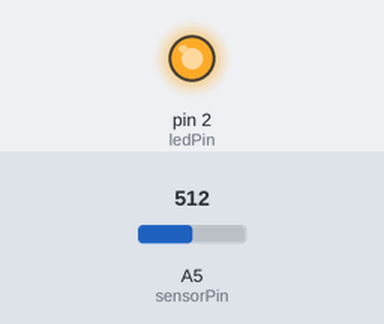
Recording of a sketch running on a simulated Arduino Uno, built with avr-gcc and run on an emulated ATmega328P. On the bench: output pins drawn as LEDs (lit = HIGH). The inputs (shaded band) are chosen by the test bench; at power-on: A5 (sensorPin) = 512. What the sketch prints to the serial monitor is not drawn.

Above: at 0.1 s.
Timing chart, 0 to 1.6 s (numbered marks = the images above):
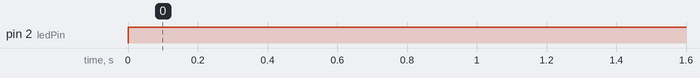

The sketch:

led_sound_poc.ino
```cpp
#include "LED.h"
#include "SoundSensor.h"

/*
 * Global scope initialization
 */
// create an LED at pin 2
int ledPin = 2;
int bufferCap = 350;
int bufferThreshPct = 1;
int sensorPin = A5;
LED led(ledPin);
SoundSensor sensor(sensorPin, bufferThreshPct, bufferCap);
bool calibrated = false;
unsigned long currTime;
unsigned long prevTime;
const unsigned long STORAGE_PERIOD = 28.5714; // Have a max bufferCap of 350, want to refill entire buffer every 10 seconds, so 10/350 = about 29ms per storage
int numStored = 0;

void setup() {
  Serial.begin(9600);
}

// Add a sound and remove the oldest one if full
void storeNewSound() {
  int full = sensor.addSound();
  numStored++;
  if (numStored % bufferCap == 0)
    sensor.printBufferInfo(true);
  if (full) {
    sensor.rmSound();
  }
}

bool activateLed(int upper, int lower) {
  // TODO: Investiage if <=lower is valid (logically speaking)
  return (sensor.getVal() >= upper || sensor.getVal() <= lower);
}

void loop() {
//  sensor.printBufferInfo(false);
// TODO: create a proper calibration function

//  if (!calibrated) {
//    // calibrate sensor
//    do {
//      full = sensor.addSound();
//    } while (!full || sensor.getBufferSize() < 50);
//    sensor.rmSound();
//    sensor.printBufferInfo(false);
//    calibrated = true;
//  }

  // must read value first now
  sensor.readVal();

  // add value to buffer
  // TODO: Only add value to buffer randomly after 'n' reads (maybe timing with millis? Quite random)
  if (sensor.getBufferSize() == 0) {
    storeNewSound();
    prevTime = millis();
  } else {
    currTime = millis();
    if (currTime - prevTime >= STORAGE_PERIOD){
      storeNewSound();
      prevTime = currTime;
    }

  }

  // covert the threshold pct to an index based on current size
  sensor.convertThreshToIdx();
  int lower = sensor.getLowerThreshVal();
  int upper = sensor.getUpperThreshVal(sensor.getBufferSize());

//  Serial.println(upper);
//  Serial.println(lower);

  // turn on the led if in the buffer top percentile zone, else keep off
  if (activateLed(upper, lower))
    led.on();
  else
    led.off();
}
```

LED.cpp
```cpp
#include "LED.h"

LED::LED(int pin) {
  pin_ = pin;
  state_ = LOW;
  pinMode(pin, OUTPUT);
}

void LED::on() {
  state_ = HIGH;
  digitalWrite(pin_, state_);
}

void LED::off() {
  state_ = LOW;
  digitalWrite(pin_, state_);
}

int LED::getState() {
  return state_;
}
```

LED.h
```cpp
#ifndef LED_h
#define LED_h

#include <Arduino.h>

class LED {
  private:
    int pin_;
    unsigned char state_;

  public:
    LED(int pin);
    void on();
    void off();
    int getState();
};

#endif
```

SoundSensor.cpp
```cpp
#include "SoundSensor.h"

SoundSensor::SoundSensor(int pin, int threshPct, int bufferCap): soundBuffer_(bufferCap), soundBufferSorted_(bufferCap) {
  pin_ = pin;
  threshPct_ = threshPct;
  bufferCapacity_ = bufferCap;
}

void SoundSensor::printBufferInfo(bool debug) {
  Serial.print("Buffer capacity: ");
  Serial.println(soundBuffer_.capacity_);
  Serial.print("Buffer size: ");
  Serial.println(soundBuffer_.size());

  Serial.print("Buffer sorted capacity: ");
  Serial.println(soundBufferSorted_.capacity());
  Serial.print("Buffer sorted size: ");
  Serial.println(soundBufferSorted_.size());

  if (debug) {
    if (soundBufferSorted_.size() < 50) {
      Serial.println("Buffer sorted full 50: ");
      soundBufferSorted_.printList(0, soundBufferSorted_.size());
      Serial.println("BufferQ full 50: ");
      soundBuffer_.printQ(0, soundBufferSorted_.size());
    } else {
      Serial.println("Buffer sorted first and last 20");
      soundBufferSorted_.printList(0, 20);
      soundBufferSorted_.printList(soundBufferSorted_.size() - 20, soundBufferSorted_.size());
      Serial.println("BufferQ first and last 20");
      soundBuffer_.printQ(0, 20);
      soundBuffer_.printQ(soundBufferSorted_.size() - 20, soundBufferSorted_.size());
    }
  }

}

int SoundSensor::readVal() {
  val_ = analogRead(pin_);
  return val_;
}

int SoundSensor::getVal() {
  return val_;
}

int SoundSensor::getBufferSize() {
  return soundBuffer_.size();
}

// adds a sound to the queue and insert in order into the soundBufferSorted_ vector
// returns True if bufferCapacity reached, otherwise false
bool SoundSensor::addSound() {
  // read the value and add it to the end of the queue
  soundBuffer_.enqueue(val_);
  // add that same value in order to soundBufferSorted_
  // TODO: implement binary search for adding
  soundBufferSorted_.insert_ordered(val_);
  // return whether or not the sound buffer is full to remove a value
  if (soundBuffer_.full() || soundBufferSorted_.full())
    return true;
  else
    return false;
}


// removes the first sound in the sound queue and the corresponding value in the soundBufferSorted_ vector
void SoundSensor::rmSound() {
  int rmVal = soundBuffer_.dequeue();
  int sortedIdx = soundBufferSorted_.search(rmVal);
  if (sortedIdx == soundBufferSorted_.size())
    Serial.println("No corresponding sorted buffer value found");
  else {
    soundBufferSorted_.SequentialList::remove(sortedIdx);
  }
}


// compute the upper and lower threshold values from the percentage and capacity
void SoundSensor::convertThreshToIdx() {
  // assume both soundBuffer_ and soundBufferSorted_ are the same size
  threshIdxLower_ = (int)((soundBuffer_.size() * ((double)threshPct_/100.0))/2);
}

// gets the current threshold value to produce a reaction for
int SoundSensor::getLowerThreshVal() {
  return soundBufferSorted_.select(threshIdxLower_);
}
int SoundSensor::getUpperThreshVal(int bufferSize) {
  return soundBufferSorted_.select(bufferSize - threshIdxLower_);
}
```

SoundSensor.h
```cpp
#ifndef sound_sensor_h
#define sound_sensor_h
#include <Arduino.h>
#include <Vector.h>
#include "queue.h"
#include "sequential_list.h"

/*
 * Smart sound sensor to calculate a moving target threshold
 */
class SoundSensor {
  private:
    int bufferCapacity_; // make buffer capacity a constant that must be tuned before running
    int pin_;
    int val_;
    int threshPct_; // the percentage of desired values to use for the threshold (ie. 10 for top 10%)
    int threshIdxLower_;
    CircularQueue soundBuffer_;
    SequentialList soundBufferSorted_;
//    SequentialList sList1;

  public:
    SoundSensor(int pin, int threshPct, int bufferCap);
    int readVal();
    int getVal();
    int getBufferSize();
    void printBufferInfo(bool debug);
    // adds a sound to the queue and uses binary search to insert in order into the soundBufferSorted_ vector
    // returns True if bufferCapacity reached, otherwise false
    bool addSound();
    // removes the first sound in the sound queue and the corresponding value in the soundBufferSorted_ vector
    void rmSound();
    // converts threshPct to an index (upper/lower)
    void convertThreshToIdx();
    // gets the current threshold value to produce a reaction for
    int getLowerThreshVal();
    int getUpperThreshVal(int bufferSize);
};

#endif
```

queue.cpp
```cpp
#include "queue.h"

// assign the empty queue a value of -9999
CircularQueue::QueueItem const CircularQueue::EMPTY_QUEUE = -9999;

// default constructor
//CircularQueue::CircularQueue() {
//    // use capacity 16 for default constructor of circular queue
//    capacity_ = 16;
//
//    items_ = new int[capacity_];
//    size_ = 0;
//    head_ = 0;
//    tail_ = 0;
//
//}

void CircularQueue::printQ(int startIdx, int endIdx) const {

    Serial.print("[");
    // iterate the size of the list from ifront
    for (int i = head_ + startIdx; i < (head_ + endIdx); i++) {
        // account for ciruclar array condition
        int iCircle = i % capacity_;

        if (i+1 != (head_ + size_)) {
            Serial.print(items_[iCircle]);
            Serial.print(", ");
        }
        else
            Serial.print(items_[iCircle]);

    }
    Serial.println("]");
}

CircularQueue::CircularQueue(unsigned int capacity) {

    // set capacity according to given limit
    capacity_ = capacity;

    items_ = new int[capacity_];
    size_ = 0;
    head_ = 0;
    tail_ = 0;
}

CircularQueue::~CircularQueue() {

    // delete dynamically allocated items variable
    delete [] items_;
}

bool CircularQueue::empty() const {
    return size_ == 0;
}

bool CircularQueue::full() const {
    return size_ == capacity_;
}

int CircularQueue::size() const {
    return size_;
}

bool CircularQueue::enqueue(QueueItem value) {

    // check if q is full
    if (size_ == capacity_)
        return false;

    // assume tail is pointing to a valid position
    items_[tail_] = value;

    // move tail while respecting circular property
    tail_ = (tail_+1) % capacity_;
    size_++;

    return true;

}

CircularQueue::QueueItem CircularQueue::dequeue() {
    // deal with empty q
    if (empty())
        return EMPTY_QUEUE;

    // q is not empty
    int frontItem = items_[head_];

    // move head index
    head_ = (head_ + 1) % capacity_;
    size_--;
    return frontItem;

}

CircularQueue::QueueItem CircularQueue::peek() const {

    // check if the queue is empty
    if (size_ == 0)
        return EMPTY_QUEUE;

    // not empty
    return items_[head_];
}
```

queue.h
```cpp
#ifndef SYDE223_A2_CIRCULAR_QUEUE_H
#define SYDE223_A2_CIRCULAR_QUEUE_H

#include <Arduino.h>

class CircularQueue {
public:
    // Defines the kind of data that the queue will contain.
    typedef int QueueItem;
    // Defines a constant that will be used to indicate an empty queue.
    static const QueueItem EMPTY_QUEUE;

private:

    // MEMBER VARIABLES
    // An array of queue items.
    QueueItem *items_;

    // Index of the first element in the circular queue.
    int head_;
    // Index of the element after the last item in the circular queue.
    int tail_;

    // Current number of items in the queue.
    int size_;

    // Copy constructor. Declared private so we don't use it incorrectly.
    CircularQueue(const CircularQueue& other) {}
    // Assignment operator. Declared private so we don't use it incorrectly.
    CircularQueue operator=(const CircularQueue& other) {}

public:
    // Maximum number of items in the queue.
    int capacity_;
    // CONSTRUCTORS/DESTRUCTOR
    // Default constructor of the class CircularQueue. It uses 16 as the
    // initial capacity of the array, and allocates the required memory
    // space for the queue. The function appropriately initializes the
    // fields of the created empty queue.
//    CircularQueue();
    // Parametric constructor of the class CircularQueue. It allocates
    // the required memory space for the queue of the given capacity.
    // The function appropriately initializes the fields of the created
    // empty queue.
    CircularQueue(unsigned int capacity);

    // Destructor of the class CircularQueue. It deallocates the memory
    // space allocated for the queue.
    ~CircularQueue();

    // ACCESSORS
    // Returns the number of items in the queue.
    int size() const;

    // Returns true if the queue is empty and false otherwise.
    bool empty() const;

    // Returns true if the queue is full and false otherwise.
    bool full() const;

    // Prints the queue items sequentially and in order, from the front
    // to the rear of the queue.
    void printQ(int startIdx, int endIdx) const;

    // Returns the value at the front of the queue without removing it
    // from the queue. If the queue is empty, it returns the EMPTY_QUEUE
    // constant instead.
    QueueItem peek() const;

    // MUTATORS
    // Takes as an argument a QueueItem value. If the queue is not at capacity,
    // it inserts the value at the rear of the queue after the last item, and
    // returns true. If the insertion fails due to lack of space, it
    // returns false.
    bool enqueue(QueueItem value);

    // Removes the item from the front of the queue and returns it. If the queue
    // is empty, it returns the EMPTY_QUEUE constant instead.
    QueueItem dequeue();
};

#endif //SYDE223_A2_CIRCULAR_QUEUE_H
```

sequential_list.cpp
```cpp
#include "sequential_list.h"

SequentialList::SequentialList(unsigned int cap)
{
    // initialize an empty array pointer of size cap
    data_ = new DataType[cap];
    // set the cap with the given capacity
    capacity_ = cap;

    // the list is currently empty
    size_ = 0;
}

SequentialList::~SequentialList()
{
    // note: capacity_ and size_ member variables are statically allocated so they are deallocated by default
    // manually deallocate memory for the entire array pointer and remove the pointer for data_
    delete [] data_;
    data_ = nullptr;
}

unsigned int SequentialList::size() const
{
    // return the member variable for size indicating number of elements
    return size_;
}

unsigned int SequentialList::capacity() const
{
    // return the capacity of the list from the member variable
    return capacity_;
}

bool SequentialList::empty() const
{
    // check size, if it is zero it must be empty
    return size_ == 0;
}

bool SequentialList::full() const {
    // check if the size is equal to the capacity, this means full
    return size_ == capacity_;
}

SequentialList::DataType SequentialList::select(unsigned int index) const
{
    // deal with indices outside of the list size
    if (index < 0 || index >= size_) {
        // return the last list element if the list contains data
        if (size_ > 0)
            return data_[size_-1];
        // list has no data - this operation is undefined
        else {
            // arbitrarily return the element at position 0 to satisfy the function requirements
            return data_[0];
        }

    }

    // the index is valid - return the requested input element
    return data_[index];
}

unsigned int SequentialList::search(DataType val) const
{
    // loop through all values in data_ and return index if found
    for (unsigned int i = 0; i < size_; i++) {
        if (data_[i] == val) {
            // value found, return the index
            return i;
        }
    }

    // loop has not returned any values, return size if no value exists
    return size_;
}

bool SequentialList::insert(DataType val, unsigned int index)
{
    // check for an invalid insert
    if (index < 0 || index > size_) {
        return false;
    }

    // check if the list if full
    else if (size_ == capacity_) {
        return false;
    }

    // shift the elements before the insertion
    // do this by moving each element starting from the last until the position of insertion
    for (unsigned int i = size_; i > index; i--) {
        data_[i] = data_[i-1];
    }

    // finally, insert into the position
    data_[index] = val;
    // after the insertion, update the list size
    size_ += 1;
    return true;
}

bool SequentialList::insert_ordered(DataType val) {
  for (unsigned int i = 0; i < size_; i++) {
    if (val < data_[i])
      return insert(val, i);
  }
  // it is the largest value, insert it at the end
  return insert(val, size_);
}

bool SequentialList::insert_front(DataType val) {
    // check if the array is full, fail the insertion
    if (size_ == capacity_)
        return false;

    // shift all elements forward by 1 to prepare for insertion
    for (unsigned int i = size_; i > 0; i--) {
        data_[i] = data_[i-1];
    }

    // insert at index 0
    data_[0] = val;
    // increase the size after inserting
    size_ += 1;
    return true;
}

bool SequentialList::insert_back(DataType val)
{
    // check if the array is full, fail the insertion
    if (size_ == capacity_)
        return false;

    // insert at the position of the size; this is the tail position of the list
    data_[size_] = val;
    // after the insertion, update the list size
    size_ += 1;
    return true;
}

bool SequentialList::remove(unsigned int index)
{
    // check if the index is not in the current size of the array
    if (index < 0 || index >= size_)
        return false;

    // check if the list is empty (nothing to remove)
    else if (size_ == 0)
        return false;

    // loop from the index until before the size and remove these elements
    // remove an element by changing it with the next element and decreasing the size at the end
    // this way, we ignore any indices after size (and overwrite the requested index)
    for (unsigned int i = index; i < size_-1; i++) {
        data_[i] = data_[i+1];
    }

    // decrease the size of the list to 'remove' the element
    size_--;
    return true;
}

bool SequentialList::remove_front()
{
    // check if the list is empty
    if (size_ == 0)
        return false;

    // start from the beginning of the array and change the value with the value at the next index
    for (unsigned int i = 0; i < size_-1; i++) {
        data_[i] = data_[i+1];
    }

    // decrease the size to 'remove' last element
    size_--;
    return true;
}

bool SequentialList::remove_back()
{
    // check if the list is empty
    if (size_ == 0)
        return false;

    // since it is the last element, no shifting is required
    // simply decrease size to 'remove' the element
    size_--;
    return true;
}

bool SequentialList::replace(unsigned int index, DataType val)
{
    // check if the list is empty
    if (size_ == 0)
        return false;

    // check if the index of insertion does not exist
    else if (index < 0 || index >= size_)
        return false;

    // replace index must be valid and the list contains elements, replace
    data_[index] = val;
    // do not change size since it is staying the same
    return true;
}

 bool SequentialList::printList(int start_idx, int end_idx) const
 {
     if (start_idx < 0 || start_idx > end_idx || end_idx > size_) {
      return false;
     }
     Serial.print("[");
     // iterate through the list size and output the element
     for (unsigned int i = start_idx; i < end_idx; i++) {
         Serial.print(data_[i]);
         // add a comma for elements that are not the last one in the list
         if (i+1 != size_)
             Serial.print(", ");
     }
     Serial.println("]");
     return true;
 }
```

Source omitted: sequential_list.h (2536 bytes)

Measured:
- by itself, pin 2 (ledPin): LOW → HIGH at 0.00 s
